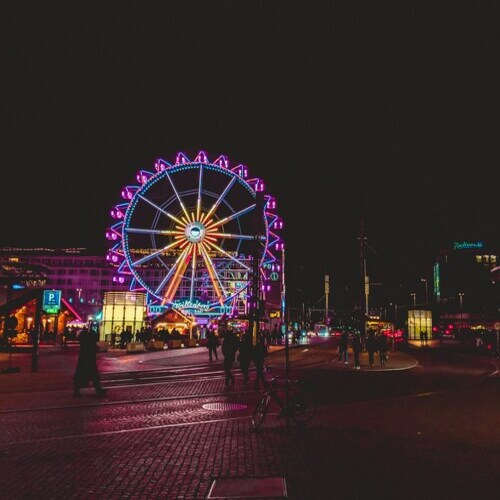
#> input picture Photos/IMG3.jpg, 500 x 500 px
$ python gradients.py
#> lines starting #> are read from the running program, lines starting #| are printed output that depends on the picture; after the words box and inside, x2 and y2 are one past the last pixel; in counts of white or black regions, pixels touching at a corner belong together
import cv2 as cv
import numpy as np


img= cv.imread('Photos/IMG3.jpg')
#> img is the input picture: shape (500, 500, 3); mean B, G, R 40.9, 39.4, 53.3
cv.imshow('Throne', img)

gray = cv.cvtColor(img, cv.COLOR_BGR2GRAY)
cv.imshow('Gray', gray)

#laplacian

lap = cv.Laplacian(gray, cv.CV_64F)
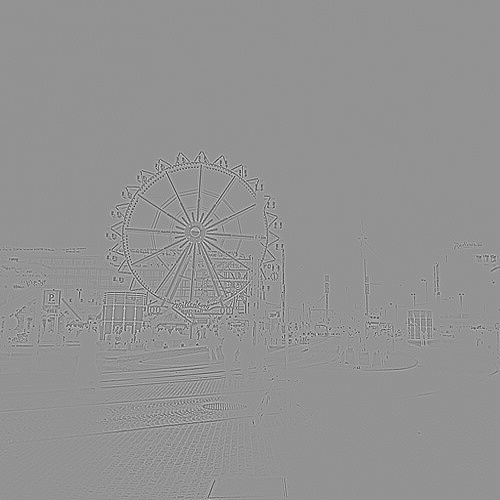
#> lap: shape (500, 500) float64; min -435, max 318, mean 0; drawn with min black and max white
lap = np.uint8(np.absolute(lap))
cv.imshow('Laplacian', lap)

#sobel
sobel_x = cv.Sobel(gray, cv.CV_64F, 1, 0)
sobel_y = cv.Sobel(gray, cv.CV_64F, 0, 1)
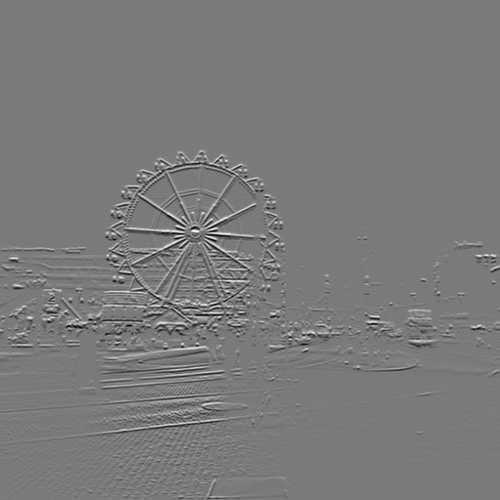
#> sobel_y: shape (500, 500) float64; min -652, max 702, mean 0.1; drawn with min black and max white
combined_sobel = cv.bitwise_or(sobel_x, sobel_y)
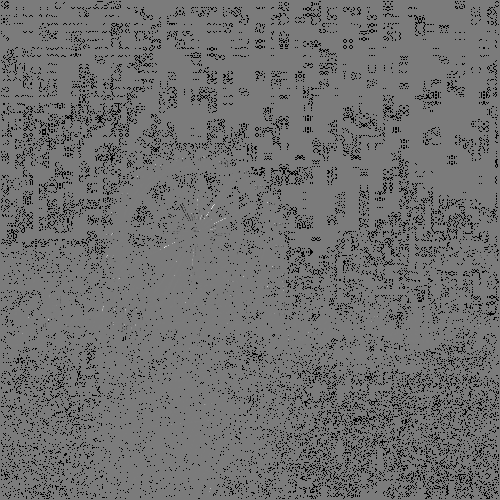
#> combined_sobel: shape (500, 500) float64; 9.31% of the values are NaN or infinite; the others: min -113664, max 120576, mean -76.3; drawn with min black, max white, NaN and infinite black
cv.imshow('Combined Sobel', combined_sobel)
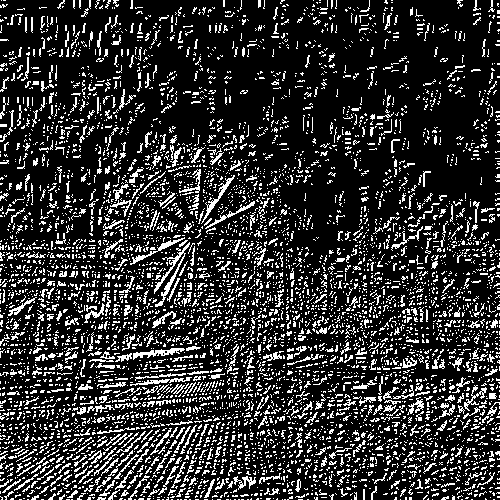
#> window 'Combined Sobel': shape (500, 500); 19.2% white in thin lines or dots
cv.imshow('Sobel X', sobel_x)
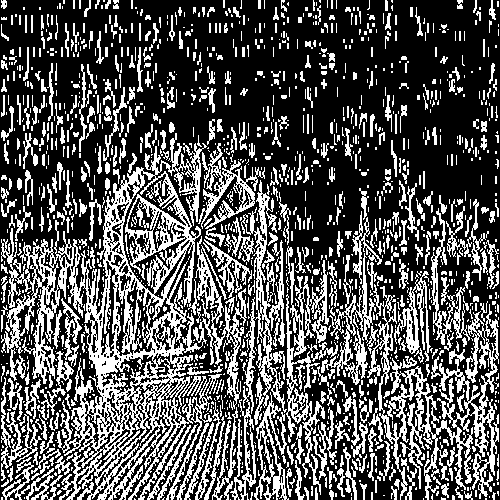
#> window 'Sobel X': shape (500, 500); 33.5% white in thin lines or dots
cv.imshow('Sobel Y', sobel_y)
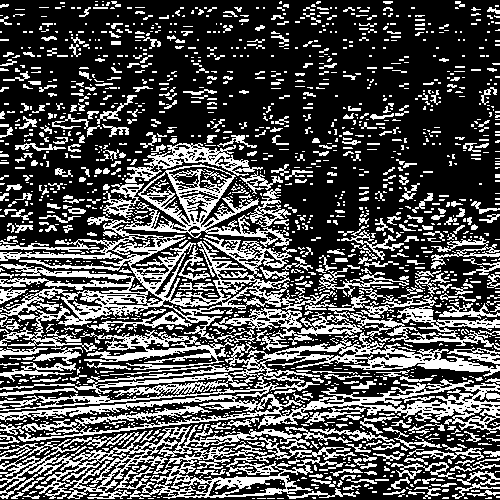
#> window 'Sobel Y': shape (500, 500); 32.2% white in thin lines or dots

canny = cv.Canny(gray, 150, 175)
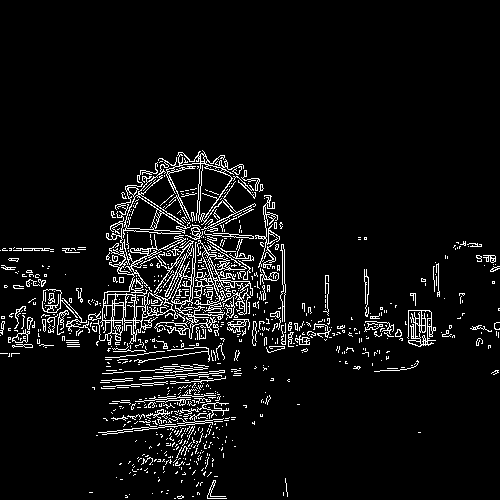
#> canny: shape (500, 500); 6% white in thin lines or dots, all inside (x1, y1, x2, y2) = (0, 150, 500, 499)
cv.imshow('Canny', canny)


cv.waitKey(0)

$ run again, with Photos/IMG10.jpg copied over Photos/IMG3.jpg
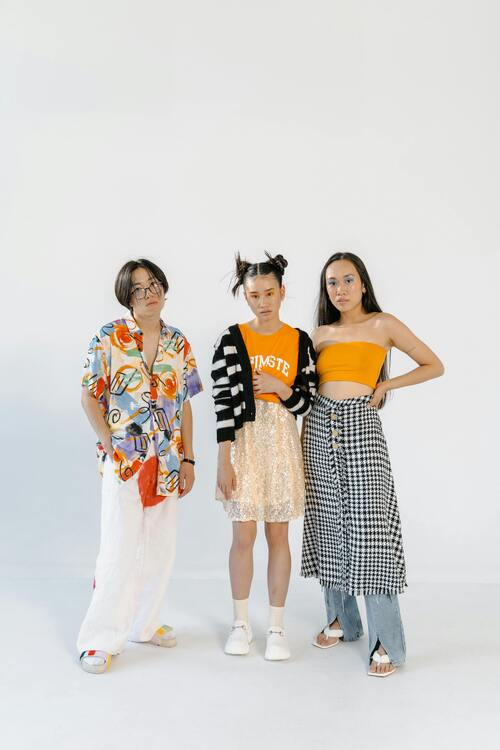
#> input picture Photos/IMG10.jpg, 500 x 750 px
#> img is the input picture: shape (750, 500, 3); mean B, G, R 205.1, 209.3, 212.9
#> `cv.imshow('Combined Sobel', combined_sobel)`:
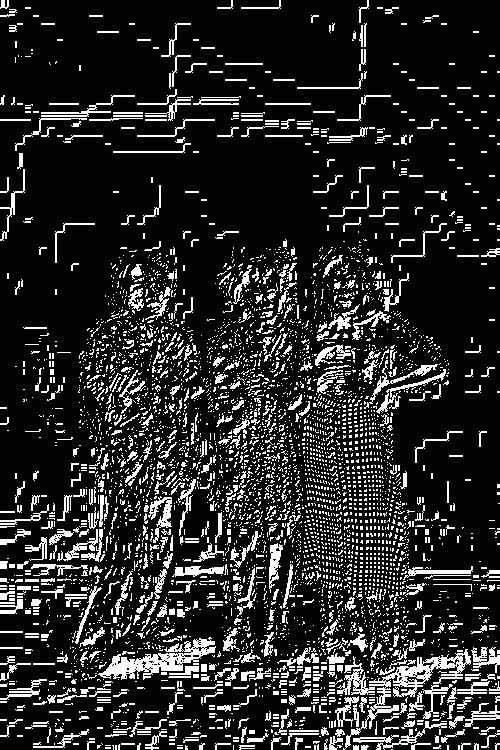
#> window 'Combined Sobel': shape (750, 500); 15.6% white in thin lines or dots
#> `canny = cv.Canny(gray, 150, 175)`:
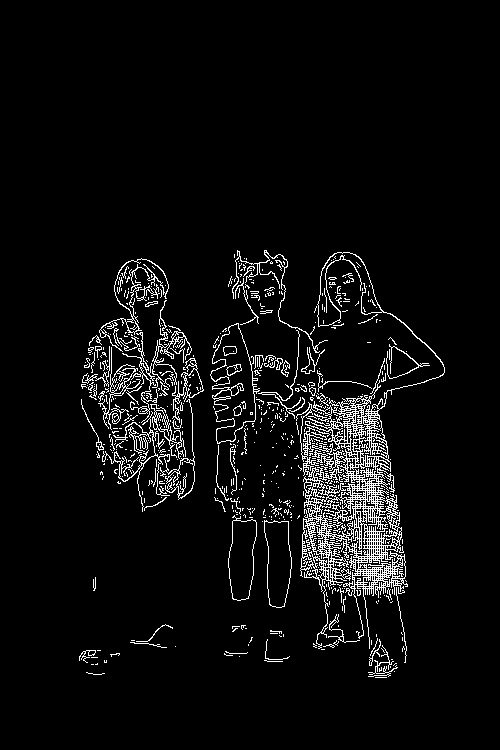
#> canny: shape (750, 500); 5.2% white in thin lines or dots, all inside (x1, y1, x2, y2) = (79, 250, 445, 678)

$ run again, with Photos/IMG11.jpg copied over Photos/IMG3.jpg
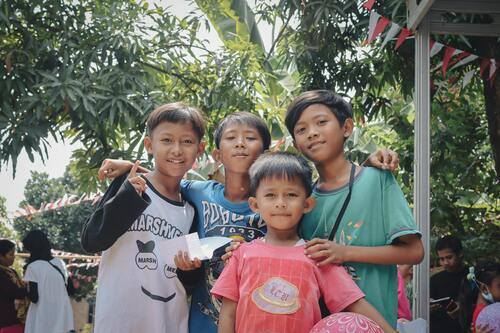
#> input picture Photos/IMG11.jpg, 500 x 333 px
#> img is the input picture: shape (333, 500, 3); mean B, G, R 102.5, 110.5, 112.7
#> `canny = cv.Canny(gray, 150, 175)`:
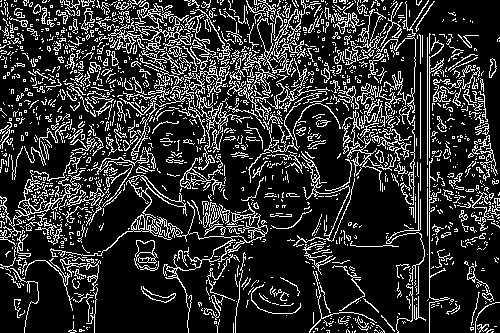
#> canny: shape (333, 500); 18.5% white in thin lines or dots
